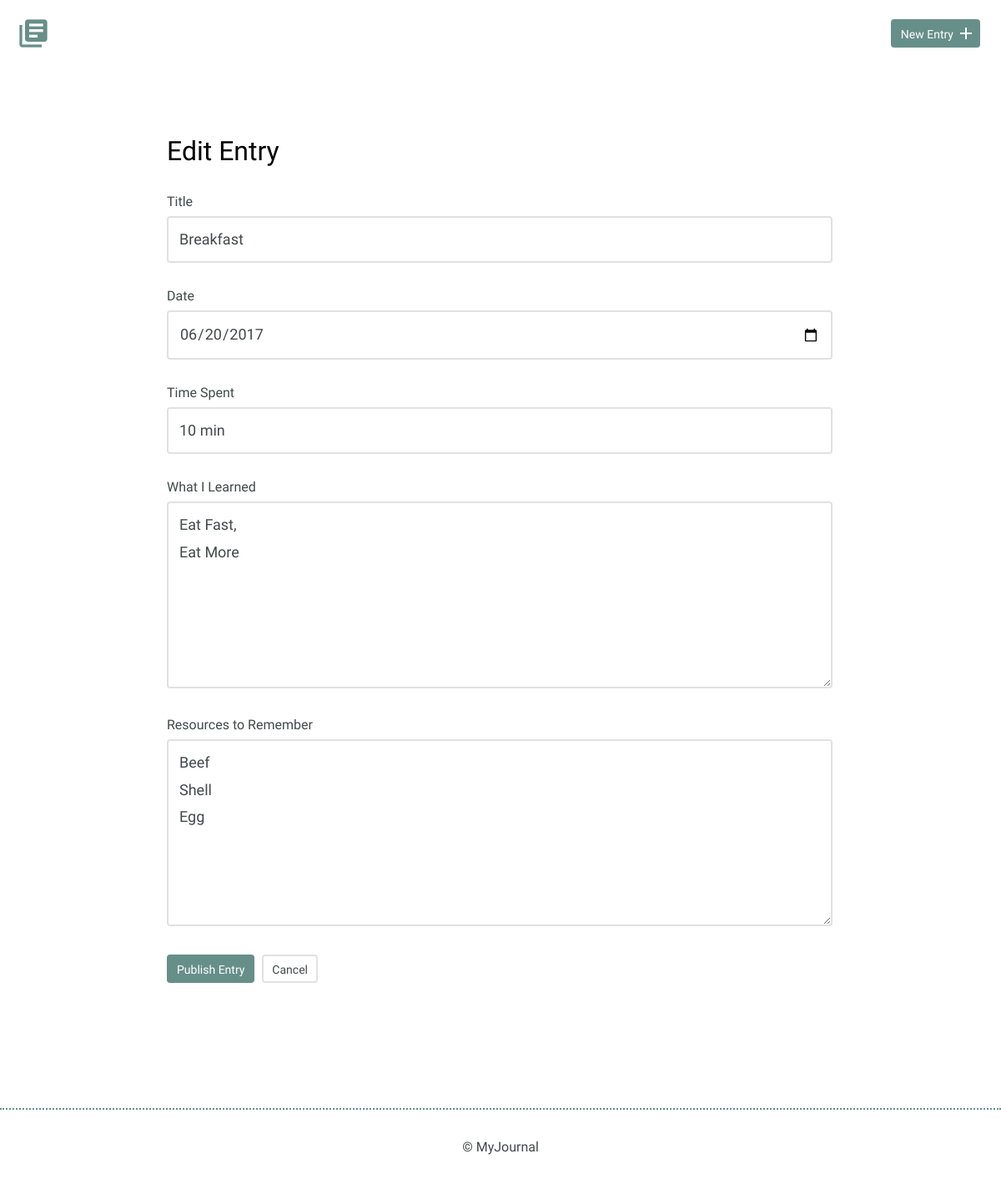
The app's page /entries/edit/1 with its own data.
### models.py (models this page shows, shortened)
class Entry(Model):
    title = CharField(max_length=255)
    date = DateField(default=datetime.date.today)
    time_spent = CharField(max_length=100)
    learned = TextField()
    resources = TextField()
    class Meta:
        database = DATABASE
        order_by = ('-date',)

### app.py (the view, shortened to what this page needs)
@app.route('/entries/edit/<int:id>', methods=('GET', 'POST'))
def edit_entry(id):
    form = forms.EntryForm()
    try:
        entry = Entry.get(Entry.id == id)
    except models.DoesNotExist:
        abort(404)
    return render_template('edit.html', entry=entry, form=form)

### forms.py
class EntryForm(FlaskForm):
    title = StringField('Title', validators=[DataRequired()])
    date = DateField('Date')
    time_spent = StringField('Time Spent', validators=[DataRequired()])
    learned = TextAreaField('What I Learned')
    resources = TextAreaField('Resources to Remember')
    tags = FieldList(StringField('Tag'))

### templates/edit.html (shortened to what this page needs)
{% extends 'base.html' %}
{% block content %}
<section>
    <div class="container">
        <div class="edit-entry">
            <h2>Edit Entry</h2>
            <form action="" method="post">
                <label for="title"> Title</label>
                <input id="title" type="text" name="title" value="{{ entry.title }}"><br>
                <label for="date">Date</label>
                <input id="date" type="date" name="date" value="{{ entry.date }}"><br>
                <label for="time-spent"> Time Spent</label>
                <input id="time-spent" type="text" name="time_spent" value="{{ entry.time_spent }}"><br>
                <label for="what-i-learned">What I Learned</label>
                <textarea id="what-i-learned" rows="5" name="learned">{{ entry.learned }}</textarea>
                <label for="resources-to-remember">Resources to Remember</label>
                <textarea id="resources-to-remember" rows="5" name="resources">{{ entry.resources }}</textarea>
                <input type="submit" value="Publish Entry" class="button">
                <a href="{{ url_for('details', id=entry.id) }}" class="button button-secondary">Cancel</a>
            </form>
        </div>
    </div>
</section>
{% endblock %}

### static/css/site.css (style rules this page uses)
body { font-size: 16px; color: #404a49; font-family: 'Cousine', serif; font-weight: 400; }
.container { margin: 0 auto; padding: 0 25px; }
.button { padding: 8px 10px 6px 10px; background: #678f89; border: 2px solid #678f89; border-radius: 4px; text-decoration: none; color: #FFF; position: relative; text-align: center; font-size: 14px; }
.button.button-secondary { background: #FFF; border: 2px solid #e1e1e1; color: #404a49; }
h1, h2, h3 { margin: 0; font-weight: 400; line-height: 1em; color: #000; }
h2 { font-size: 32px; }
.entry-list, .edit-entry, .new-entry { max-width: 800px; margin: 0 auto; padding: 70px 0 150px 0; }
.edit-entry h2, .new-entry h2 { margin-bottom: 35px; }
form label { display: block; margin-bottom: 8px; }
form input[type=text], form input[type=password], form input[type=date], form textarea { border: 2px solid #e1e1e1; font-size: 18px; line-height: 1.8em; padding:10px 13px; margin-bottom: 30px; border-radius: 4px; width: calc(100% - 32px); }
.edit-entry form textarea, .new-entry form textarea { min-height: 200px; }
input[type=submit] { margin-right: 5px; }

### records on screen
Entry: title "Breakfast", date "06/20/2017", time_spent "10 min", learned "Eat Fast, Eat More", resources "Beef Shell Egg"
